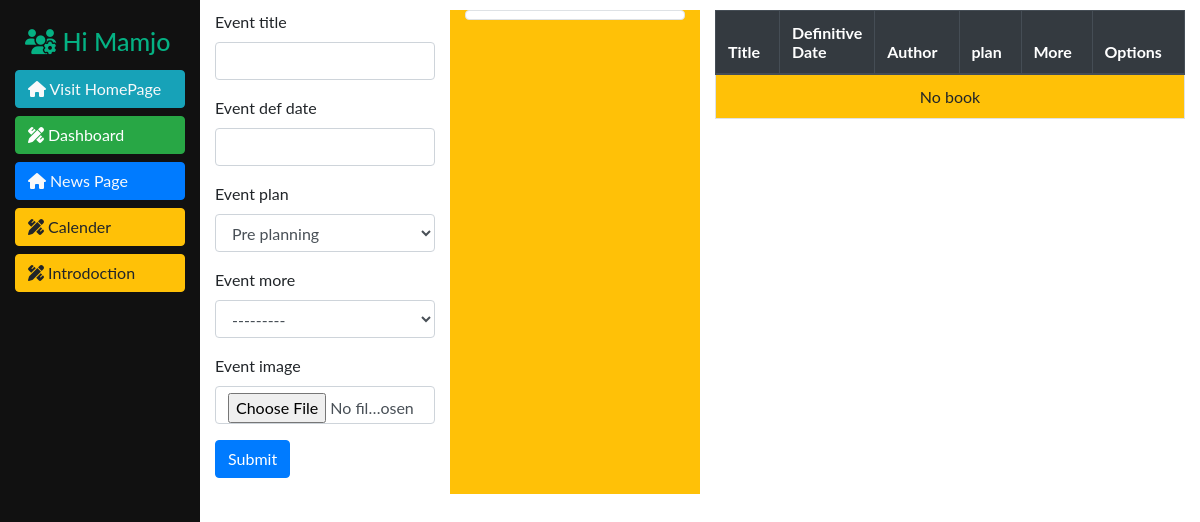
Page /panel/calender/ (signed in) on the earlier database version.
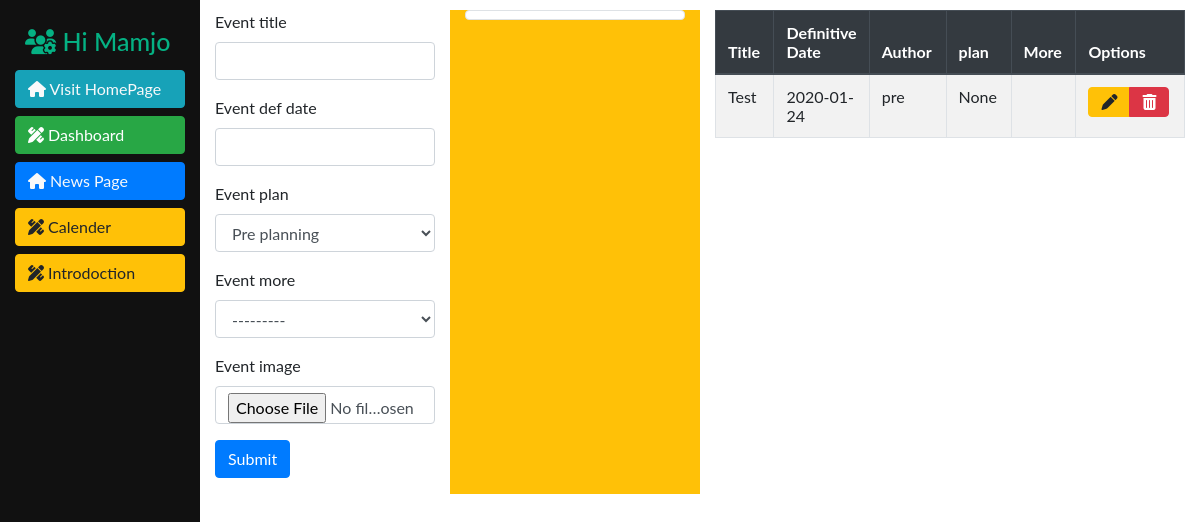
Same page on the later database version.
### management/models.py (models this page shows)
class Events(models.Model):
    STATUS = (
        ('top', 'Top event'),
        ('once', 'One casual event'),
        ('weekly', 'Once per week'),
        ('monthly', 'Oce per month'),
        ('pre', 'Pre planning'),
    )
    event_title = models.CharField(max_length=50, null=False)
    event_def_date = models.DateField(null=True)
    event_plan = models.CharField(max_length=10, choices=STATUS, default='pre')
    event_more = models.ForeignKey('IntroPost', on_delete=models.CASCADE, null=True, blank=True)
    event_image = models.ImageField(upload_to='events-upload/', null=True, blank=True)

### management/views.py (the view)
def calender_page(request):
    event_list = Events.objects.all()
    template = 'manager/calender.html'
    context = {
        'eventform': AddEvent,
        'events': event_list
    }
    return render(request, template, context)

### accounts/models.py (called while the page is built)
    def __str__(self):
        return self.username

### templates/manager/calender.html (shortened to what this page needs)
{% extends 'manager/panel.html' %}
{% load widget_tweaks %}
{% load static %}
{% block adminmainpanel %}
    <div class="col">
        <table class="table table-striped table-bordered table-hover" id="post-table" style="width:100%">
            <thead class="thead-dark">
            <tr>
                <th>Title</th>
                <th width="40px">Definitive Date</th>
                <th>Author</th>
                <th>plan</th>
                <th>More</th>
                <th>Options</th>
            </tr>
            </thead>
            <tbody>
            {% for object in events %}
                <tr>
                    <td>{{ object.event_title }}</td>
                    <td>{{ object.event_def_date|date:'Y-m-d' }}</td>
                    <td>{{ object.event_plan }}</td>
                    <td>{{ object.event_more }}</td>
                    <td>{{ object.post_category }}</td>
                    <td>
                        <div class="btn-group">
                            <button type="button"
                                    class="btn btn-warning btn-block"
                                    onclick="window.location.href = '{% url 'event_edit' object.id %}';"
                            >
                                <a>
                                    <i class="fas fa-pen"></i>
                                </a>
                            </button>
                            <button type="button"
                                    class="btn btn-danger open-modal"
                                    id="OpenDeleteModal"
                                    onclick="window.location.href = '{% url 'event_delete' object.id %}';"
                                    data-toggle="modal" data-target="#confirmDeleteModal"
                                    data-whatever="{{ object.post_title }}"
                                    data-formurl="{% url 'event_delete' object.id %}"
                            >
                                <i class="fas fa-trash-alt"></i>
                            </button>
                        </div>
                    </td>
                </tr>
            {% empty %}
                <tr>
                    <td colspan="7" class="text-center bg-warning">No book</td>
                </tr>
            {% endfor %}
            </tbody>
        </table>
    </div>
{% endblock %}
{% block adminsidepanel %}
    <div class="col-lg-3 col-md-6">
        <form action="" method="POST" enctype="multipart/form-data">
            {% for field in eventform %}
                <div class="form-group{% if field.errors %} has-error{% endif %}">
                    <label for="{{ field.id_for_label }}">{{ field.label }}</label>
                    {% render_field field class="form-control" %}
                </div>
            {% endfor %}
            <input class="btn btn-primary" type="submit" value="Submit">
        </form>
    </div>
    <div class="col-lg-3 col-md-6 w-100 bg-warning">
        <img id="img_id" class="img-thumbnail" style="   width: 100%;
    object-fit: cover;
    height: auto">
    </div>
{% endblock %}

Differences in the rows shown:
added Events: event_title "Test", event_def_date "2020-01-24", event_plan "pre", event_more "None"
Other differences:
text no longer shown: "No book"
